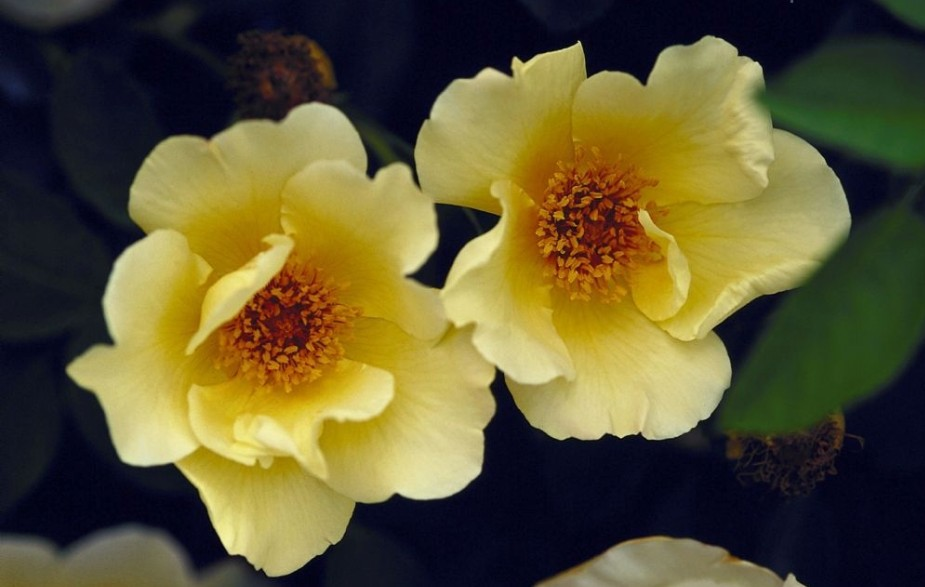
#> input picture 实验3彩色图像处理/6.14.jpg, 925 x 587 px, found by its file name
$ python exe3.1.py   (older library calls are emulated)
#> lines starting #> are read from the running program, lines starting #| are printed output that depends on the picture
#> further down, img is the input picture: shape (587, 925, 3); mean B, G, R 50.6, 86.8, 94.8
import cv2
import numpy as np
from matplotlib import pyplot as plt

# 手写RGB转HSI函数
def RGB2HSI(img):
    esp = 1e-8
    # 为了计算转换成float32类型
    img = img.astype('float32')
    (R,G,B) = cv2.split(img)
    wid,len = img.shape[0],img.shape[1]
#> wid = 587; len = 925
    # R,G,B = R/255,G/255,B/255
    '''计算I'''
    I = (R+G+B)/3
    '''计算S'''
    # 解决计算S时分母出现0的问题
    R_G_B = R+G+B+esp # 三层相加
    # R_G_B = np.where(R_G_B<=0,1e-8,R_G_B)
    # 找到Min,计算对应像素点的S
    Min = np.where(B>=G,G,B)
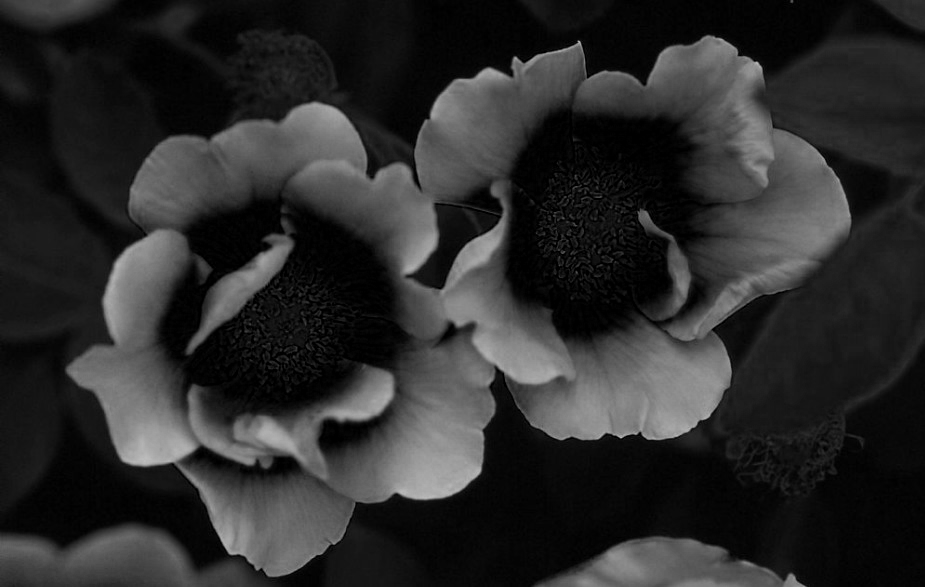
#> Min: shape (587, 925) float32; min 0, max 191, mean 43.4
    Min = np.where(Min<=R,Min,R)
    S = 1-(3/(R_G_B))*Min
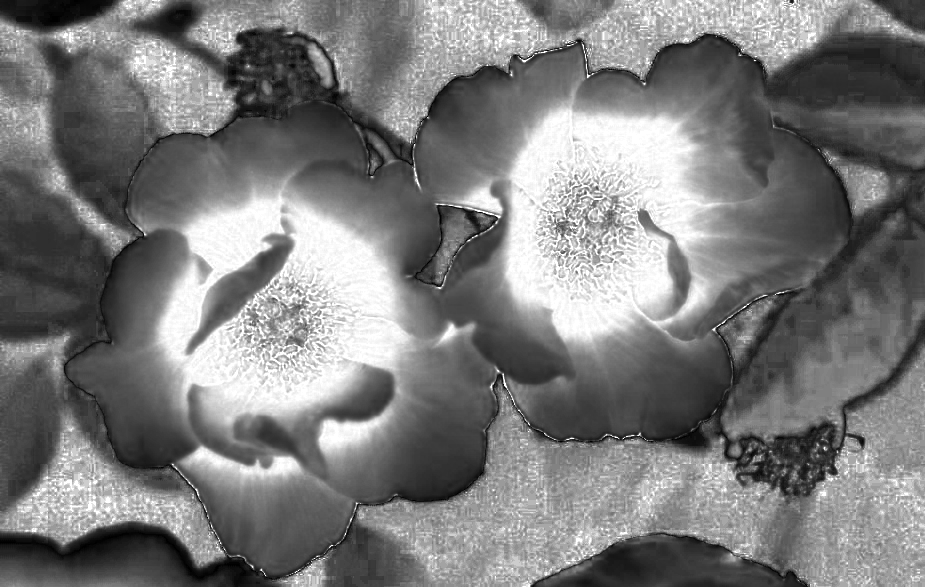
#> S: shape (587, 925) float32; min 0, max 1, mean 0.486
    '''计算H'''
    # 求解夹角：分母添加1e-8是避免分母为0的情况
    angle = np.arccos((0.5*(R+R-G-B))/(np.sqrt((R-G)*(R-G)+(R-B)*(G-B)))+esp)
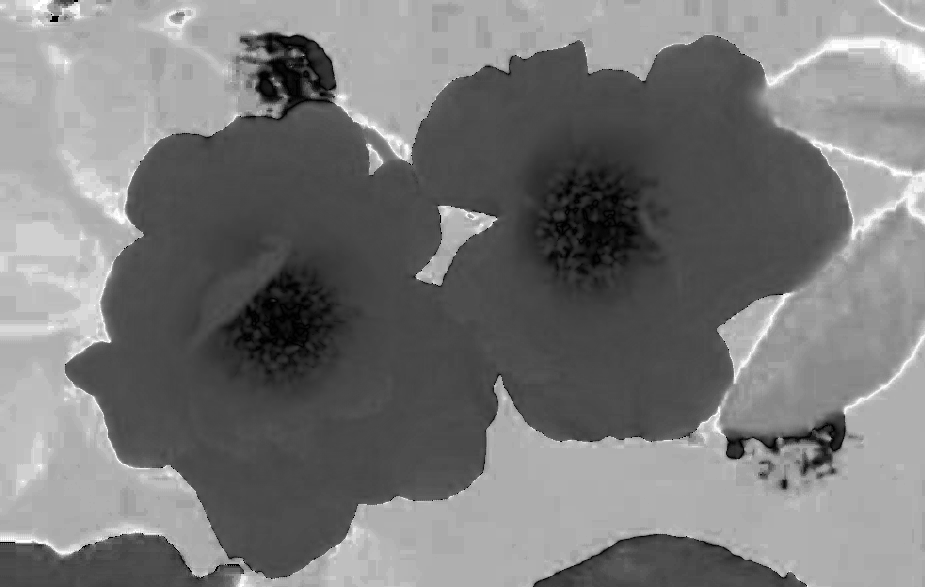
#> angle: shape (587, 925) float32; 0.05% of the values are NaN or infinite; the others: min 0, max 3.14, mean 1.49; drawn with min black, max white, NaN and infinite black

    # [9 lines of commented-out code are left out]
    H = np.where(B>G,2*np.pi-angle,angle)
    H = H/(2*np.pi)
    H = np.where(S==0,0,H)
    # H = np.uint8(H*255)
    # S = np.uint8(S*255)
    # I = np.uint8(I*255)
    imgHSI = img.copy()
    H = cv2.normalize(H,None,0,1,cv2.NORM_MINMAX)
    S = cv2.normalize(S,None,0,1,cv2.NORM_MINMAX)
    I = cv2.normalize(I,None,0,1,cv2.NORM_MINMAX)
    imgHSI[:,:,0] = H*255
#> imgHSI: shape (587, 925, 3) float32; 0% of the values are NaN or infinite; the others: min 0, max 255, mean 76.9
    imgHSI[:,:,1] = S*255
#> imgHSI: shape (587, 925, 3) float32; 0% of the values are NaN or infinite; the others: min 0, max 255, mean 89.22
    imgHSI[:,:,2] = I*255
#> imgHSI: shape (587, 925, 3) float32; 0% of the values are NaN or infinite; the others: min 0, max 255, mean 101.8
    imgHSI = np.uint8(imgHSI)
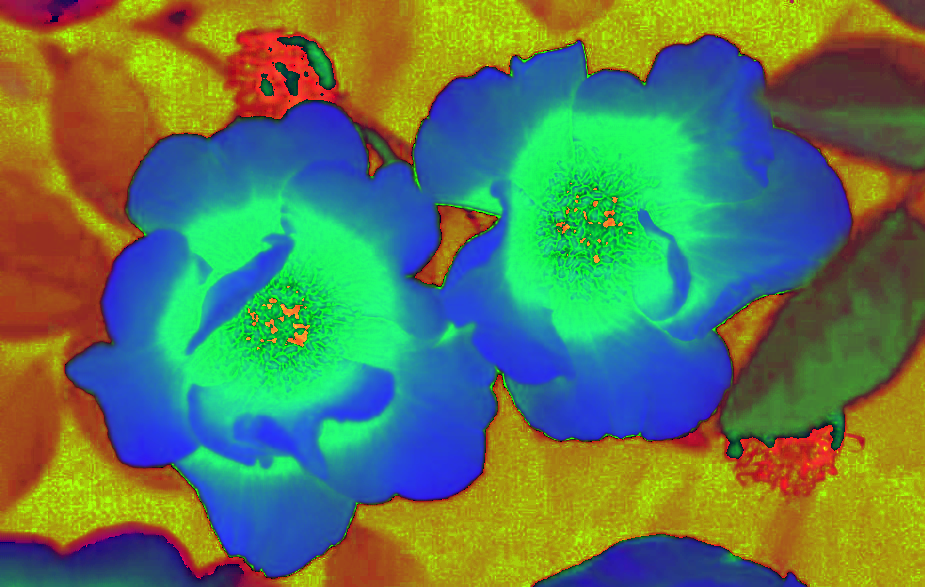
#> imgHSI: shape (587, 925, 3); mean R, G, B 92.8, 123.3, 87.9
    return [imgHSI,H*255,S*255,I*255]

# [60 lines left out: functions RGB222HSI, RGB22HSI, not called in this run]


# 读入彩色图像(BGR排布)
img = cv2.imread("C:\\tmp\\6.14.jpg") # 两朵花的图像
(b,g,r) = cv2.split(img)
# 转化成RGB排布的彩色图像
imgRGB = cv2.cvtColor(img, cv2.COLOR_BGR2RGB)
(R,G,B) = cv2.split(img)

'''分别显示RGB空间的各层'''
plt.figure(1)
plt.subplot(2,3,1),plt.imshow(imgRGB)
plt.title('Normal'), plt.xticks([]), plt.yticks([])
# Error是为了查看误将BGR图像作为RGB图像的后果
plt.subplot(2,3,4),plt.imshow(img)
plt.title('Error'), plt.xticks([]), plt.yticks([])
plt.subplot(2,3,2),plt.imshow(R,cmap ='gray')
plt.title('NormalR'), plt.xticks([]), plt.yticks([])
plt.subplot(2,3,3),plt.imshow(G,cmap ='gray')
plt.title('NormalG'), plt.xticks([]), plt.yticks([])
plt.subplot(2,3,5),plt.imshow(B,cmap ='gray')
plt.title('NormalB'), plt.xticks([]), plt.yticks([])
# ErrorR是为了查看将单图层图像作为三图层不加cmap约束后果
plt.subplot(2,3,6),plt.imshow(R)
plt.title('ErrorR'), plt.xticks([]), plt.yticks([])

'''将RGB图像转换到HSI空间'''
imgHSI,H,S,I = RGB2HSI(imgRGB)

'''显示HSI空间的各层'''
plt.figure(2)
plt.subplot(2,2,1),plt.imshow(imgHSI)
plt.title('HSI'), plt.xticks([]), plt.yticks([])
plt.subplot(2,2,2),plt.imshow(H,cmap ='gray')
plt.title('H'), plt.xticks([]), plt.yticks([])
plt.subplot(2,2,3),plt.imshow(S,cmap ='gray')
plt.title('S'), plt.xticks([]), plt.yticks([])
plt.subplot(2,2,4),plt.imshow(I,cmap ='gray')
plt.title('I'), plt.xticks([]), plt.yticks([])
'''调用库函数转换HSV模型，检验自身所写的转换HSI代码效果方向正确'''
imgHSV = cv2.cvtColor(img, cv2.COLOR_BGR2HSV)
#> imgHSV: shape (587, 925, 3); mean H, S, V 65.4, 158.2, 104.8
[h,s,v] = cv2.split(imgHSV)
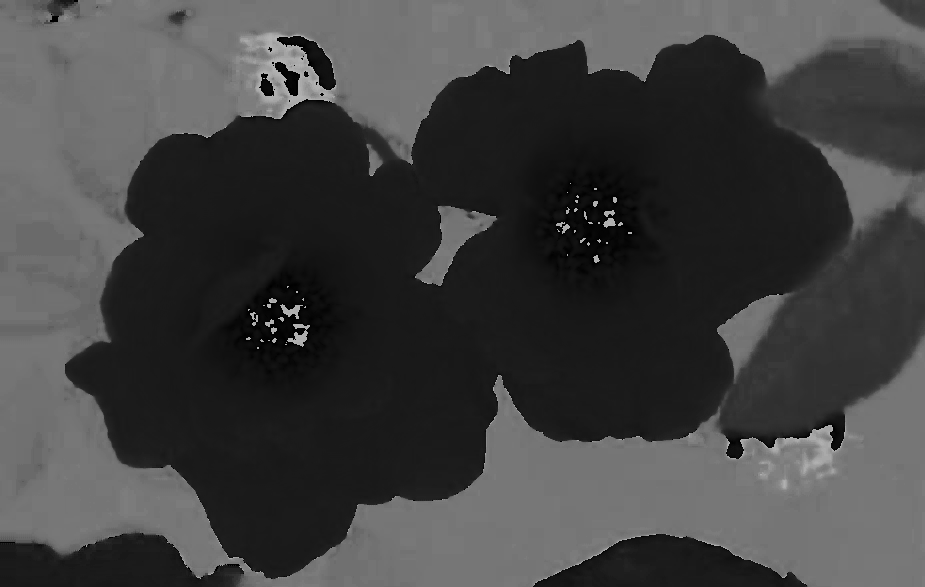
#> h: shape (587, 925); min 0, max 179, mean 65.4
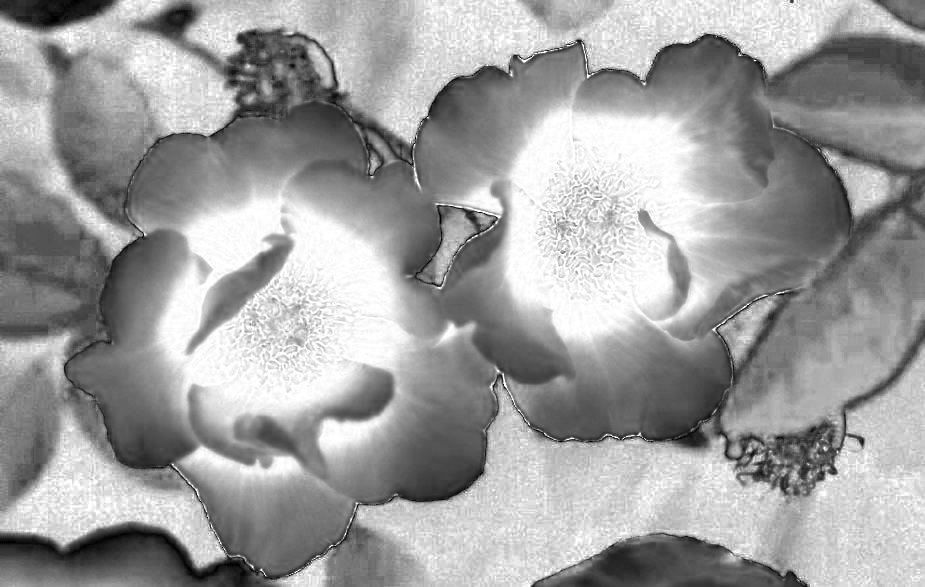
#> s: shape (587, 925); min 0, max 255, mean 158.2
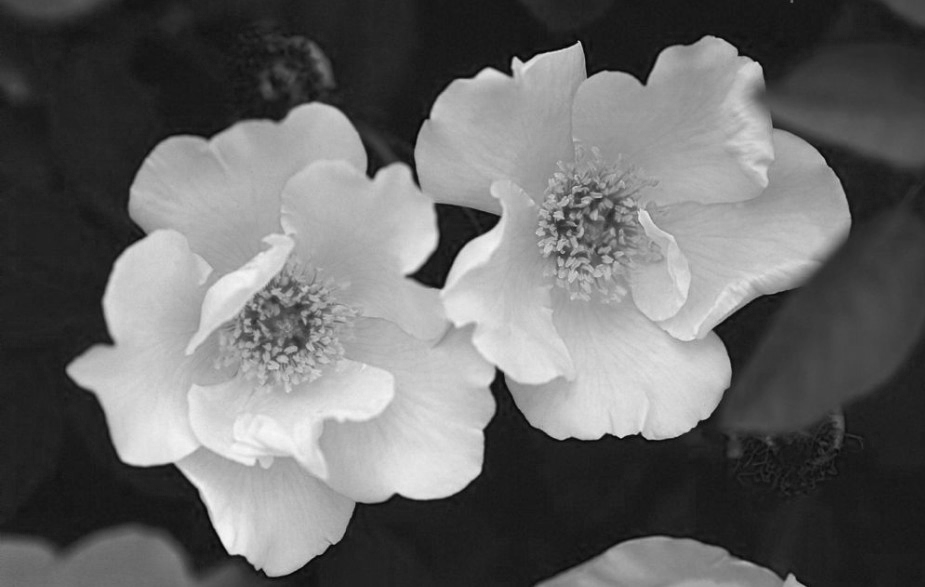
#> v: shape (587, 925); min 1, max 248, mean 104.8
'''显示HSV空间的各层'''
plt.figure(3)
plt.subplot(2,2,1),plt.imshow(imgHSV)
plt.title('HSV'), plt.xticks([]), plt.yticks([])
plt.subplot(2,2,2),plt.imshow(h,cmap ='gray')
plt.title('H'), plt.xticks([]), plt.yticks([])
plt.subplot(2,2,3),plt.imshow(s,cmap ='gray')
plt.title('S'), plt.xticks([]), plt.yticks([])
plt.subplot(2,2,4),plt.imshow(v,cmap ='gray')
plt.title('V'), plt.xticks([]), plt.yticks([])
plt.show()
#> figure, not shown here; B, G, R data is drawn as R, G, B

$ run again, with 实验3彩色图像处理/6.10.jpg copied over 实验3彩色图像处理/6.14.jpg
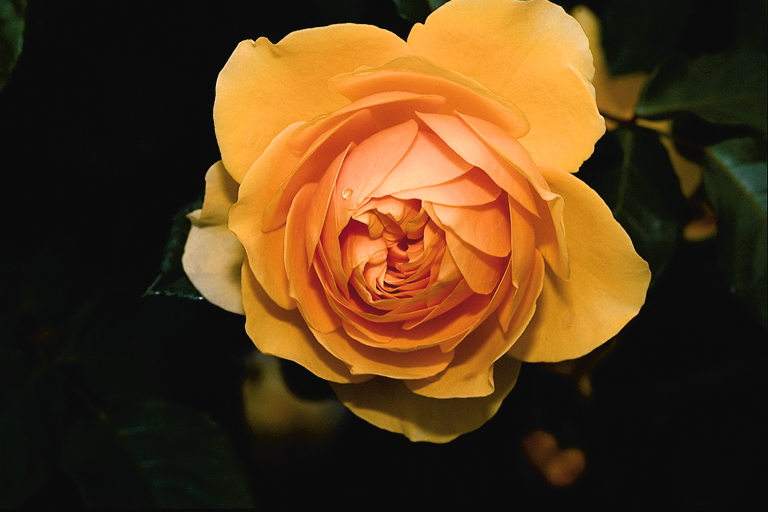
#> input picture 实验3彩色图像处理/6.10.jpg, 768 x 512 px, found by its file name
#> img is the input picture: shape (512, 768, 3); mean B, G, R 25.9, 58.6, 88.8
#> imgHSV: shape (512, 768, 3); mean H, S, V 19.2, 101.6, 89.8
#> `[h,s,v] = cv2.split(imgHSV)`:
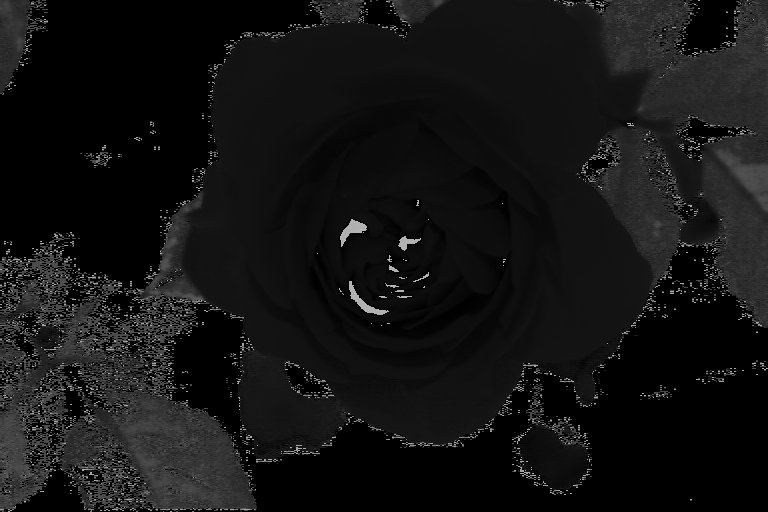
#> h: shape (512, 768); min 0, max 179, mean 19.2
#> `[h,s,v] = cv2.split(imgHSV)`:
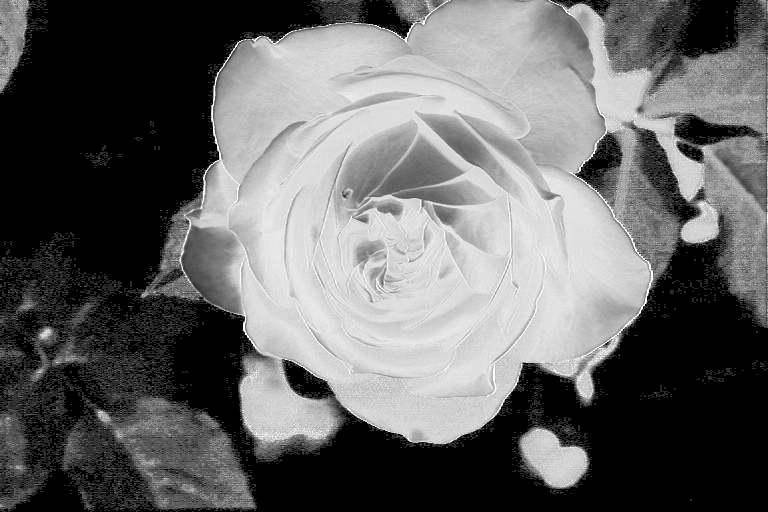
#> s: shape (512, 768); min 0, max 255, mean 101.6

$ run again, with 实验3彩色图像处理/4.9.bmp saved as 实验3彩色图像处理/6.14.jpg
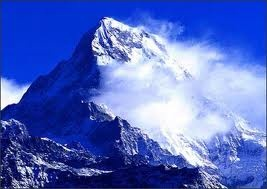
#> input picture 实验3彩色图像处理/4.9.bmp, 267 x 189 px, found by its file name
#> img is the input picture: shape (189, 267, 3); mean B, G, R 193.7, 105.9, 82.9
#> imgHSV: shape (189, 267, 3); mean H, S, V 112.8, 161.5, 193.8
#> `[h,s,v] = cv2.split(imgHSV)`:
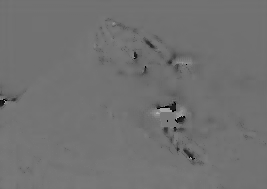
#> h: shape (189, 267); min 0, max 173, mean 112.8
#> `[h,s,v] = cv2.split(imgHSV)`:
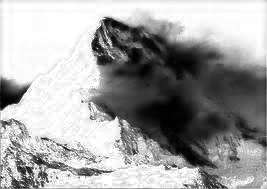
#> s: shape (189, 267); min 0, max 255, mean 161.5
